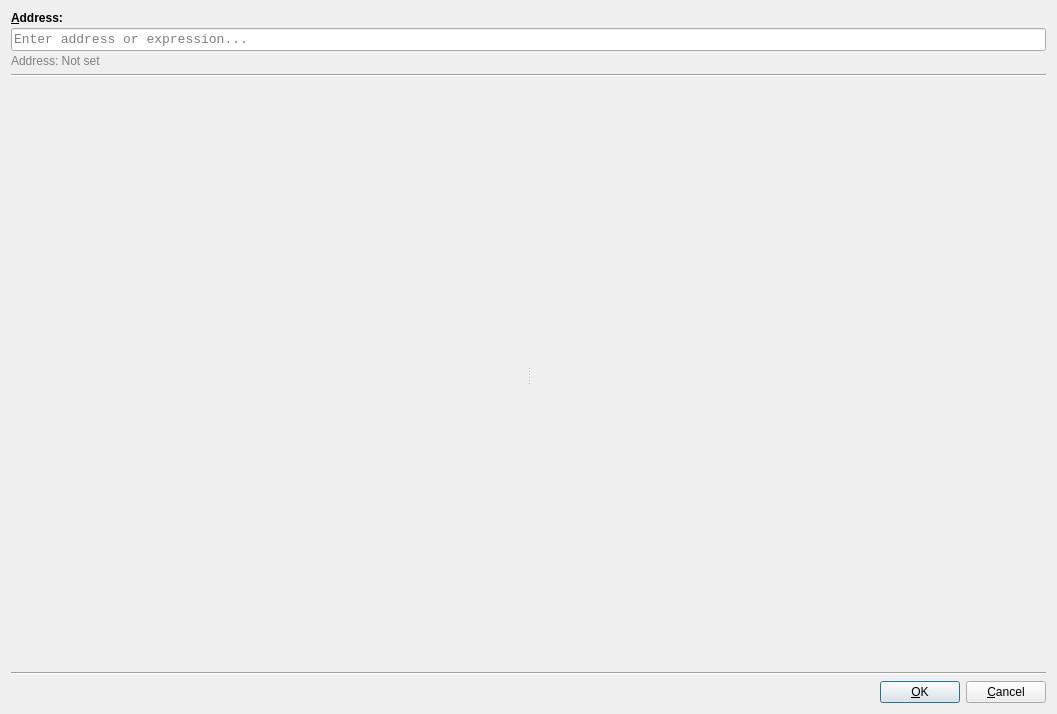
<?xml version="1.0" encoding="UTF-8"?>
<ui version="4.0">
 <class>DisplayTypeDialog</class>
 <widget class="QDialog" name="DisplayTypeDialog">
  <property name="geometry">
   <rect>
    <x>0</x>
    <y>0</y>
    <width>1057</width>
    <height>714</height>
   </rect>
  </property>
  <property name="windowTitle">
   <string>Display Type at Address</string>
  </property>
  <property name="windowIcon">
   <iconset theme="types">
    <normaloff>:/Default/icons/types.png</normaloff>:/Default/icons/types.png</iconset>
  </property>
  <layout class="QVBoxLayout" name="verticalLayout">
   <item>
    <layout class="QVBoxLayout" name="addressLayout">
     <property name="spacing">
      <number>3</number>
     </property>
     <item>
      <widget class="QLabel" name="addressPromptLabel">
       <property name="font">
        <font>
         <weight>75</weight>
         <bold>true</bold>
        </font>
       </property>
       <property name="text">
        <string>&amp;Address:</string>
       </property>
       <property name="buddy">
        <cstring>addressEdit</cstring>
       </property>
      </widget>
     </item>
     <item>
      <widget class="QLineEdit" name="addressEdit">
       <property name="font">
        <font>
         <family>Consolas</family>
         <pointsize>10</pointsize>
        </font>
       </property>
       <property name="placeholderText">
        <string>Enter address or expression...</string>
       </property>
      </widget>
     </item>
     <item>
      <widget class="QLabel" name="addressLabel">
       <property name="font">
        <font>
         <pointsize>9</pointsize>
        </font>
       </property>
       <property name="styleSheet">
        <string>color: gray;</string>
       </property>
       <property name="text">
        <string>Address: Not set</string>
       </property>
      </widget>
     </item>
    </layout>
   </item>
   <item>
    <widget class="Line" name="separator">
     <property name="orientation">
      <enum>Qt::Horizontal</enum>
     </property>
    </widget>
   </item>
   <item>
    <widget class="QSplitter" name="splitter">
     <property name="sizePolicy">
      <sizepolicy hsizetype="Expanding" vsizetype="Expanding">
       <horstretch>0</horstretch>
       <verstretch>0</verstretch>
      </sizepolicy>
     </property>
     <property name="orientation">
      <enum>Qt::Horizontal</enum>
     </property>
     <widget class="StdSearchListView" name="typeList" native="true"/>
     <widget class="TypeWidget" name="typeWidget" native="true"/>
    </widget>
   </item>
   <item>
    <widget class="Line" name="separator2">
     <property name="orientation">
      <enum>Qt::Horizontal</enum>
     </property>
    </widget>
   </item>
   <item>
    <layout class="QHBoxLayout" name="buttonLayout">
     <property name="spacing">
      <number>6</number>
     </property>
     <item>
      <spacer name="horizontalSpacer">
       <property name="orientation">
        <enum>Qt::Horizontal</enum>
       </property>
       <property name="sizeHint" stdset="0">
        <size>
         <width>40</width>
         <height>20</height>
        </size>
       </property>
      </spacer>
     </item>
     <item>
      <widget class="QPushButton" name="buttonOk">
       <property name="text">
        <string>&amp;OK</string>
       </property>
       <property name="default">
        <bool>true</bool>
       </property>
      </widget>
     </item>
     <item>
      <widget class="QPushButton" name="buttonCancel">
       <property name="text">
        <string>&amp;Cancel</string>
       </property>
      </widget>
     </item>
    </layout>
   </item>
  </layout>
 </widget>
 <customwidgets>
  <customwidget>
   <class>StdSearchListView</class>
   <extends>QWidget</extends>
   <header>StdSearchListView.h</header>
   <container>1</container>
  </customwidget>
  <customwidget>
   <class>TypeWidget</class>
   <extends>QWidget</extends>
   <header>TypeWidget.h</header>
   <container>1</container>
  </customwidget>
 </customwidgets>
 <resources/>
 <connections>
  <connection>
   <sender>buttonCancel</sender>
   <signal>clicked()</signal>
   <receiver>DisplayTypeDialog</receiver>
   <slot>reject()</slot>
   <hints>
    <hint type="sourcelabel">
     <x>832</x>
     <y>673</y>
    </hint>
    <hint type="destinationlabel">
     <x>450</x>
     <y>350</y>
    </hint>
   </hints>
  </connection>
  <connection>
   <sender>buttonOk</sender>
   <signal>clicked()</signal>
   <receiver>DisplayTypeDialog</receiver>
   <slot>accept()</slot>
   <hints>
    <hint type="sourcelabel">
     <x>750</x>
     <y>673</y>
    </hint>
    <hint type="destinationlabel">
     <x>450</x>
     <y>350</y>
    </hint>
   </hints>
  </connection>
 </connections>
</ui>
